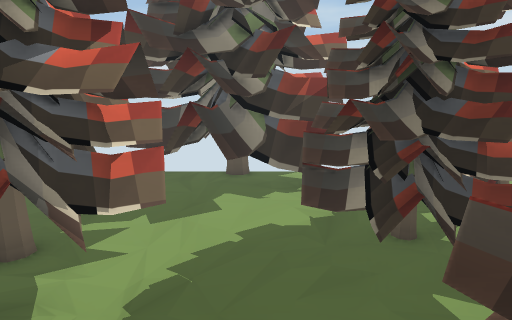
View 1 (above)

24 first-person views from a walk through a Unity game level. The camera is 1.5 m above the floor, tilts 10° down and sees 80° across. The floor is counted in squares, 0.5 m on a side. Each view is taken from the middle of a square. On the plan, view 1 faces up. The plan holds only what a view shows up to about 20 squares ahead; the rest is blank. The place goes on beyond the plan.

View 2
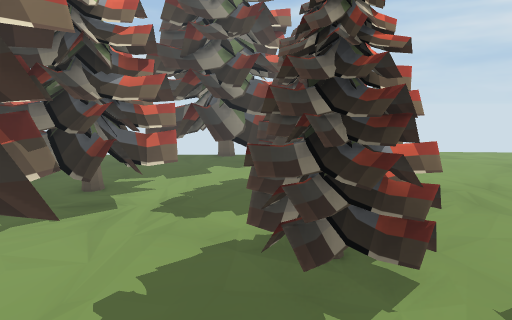

View 3
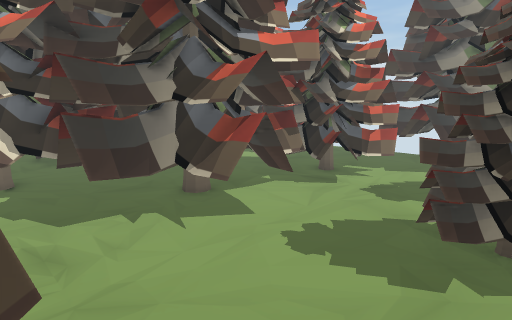

View 4
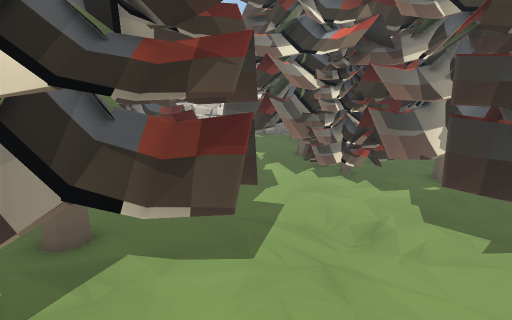

View 5
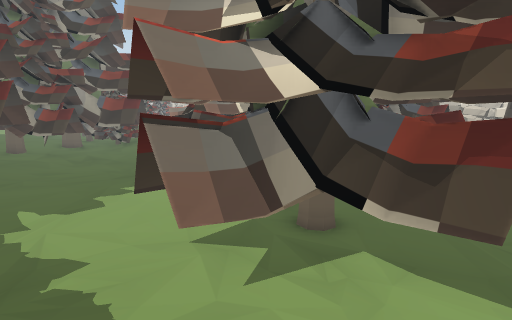

View 6
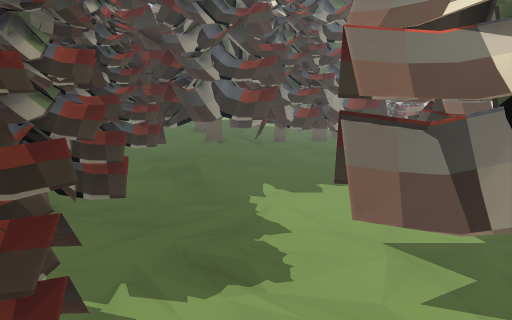

View 7
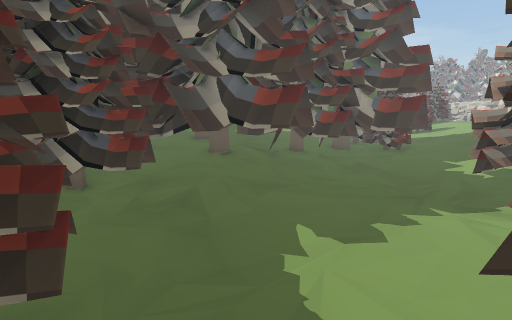

View 8
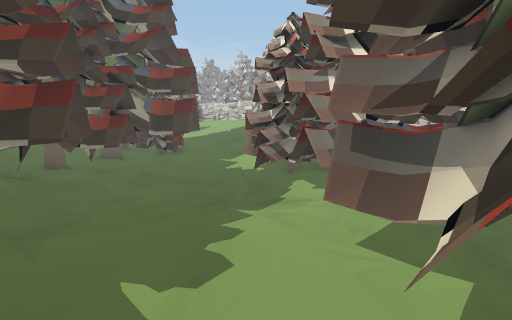

View 9
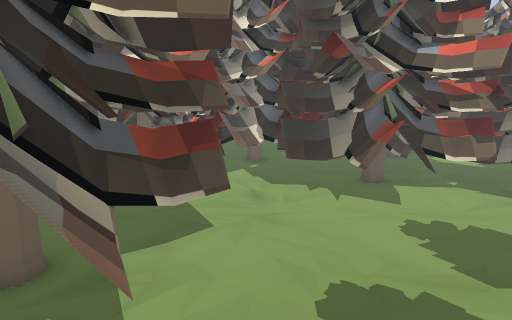

View 10
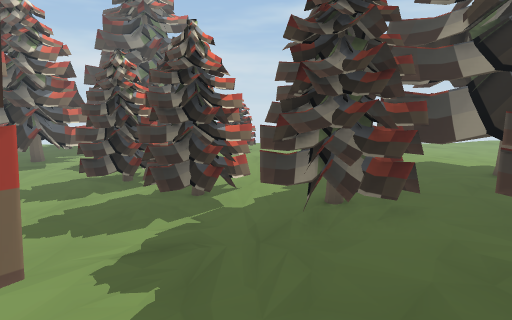

View 11
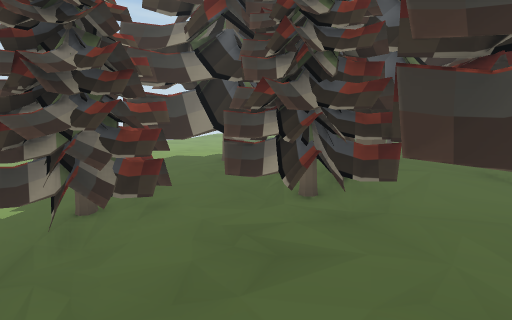

View 12
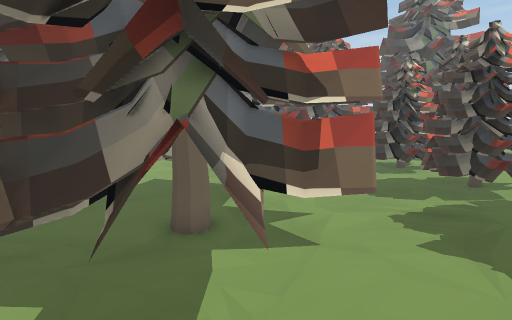

View 13
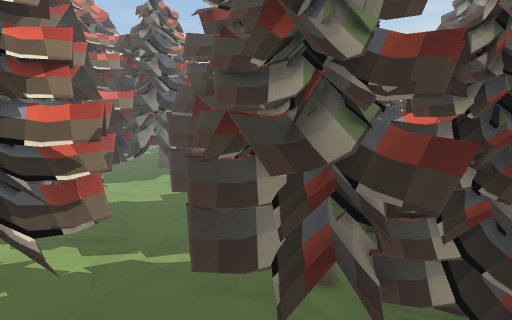

View 14
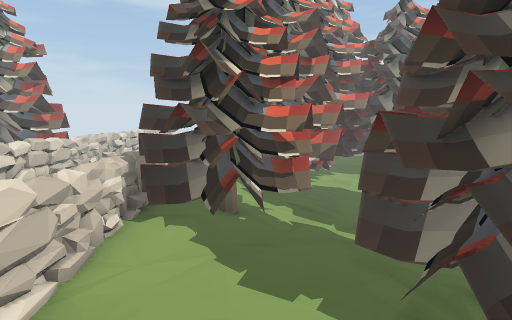

View 15
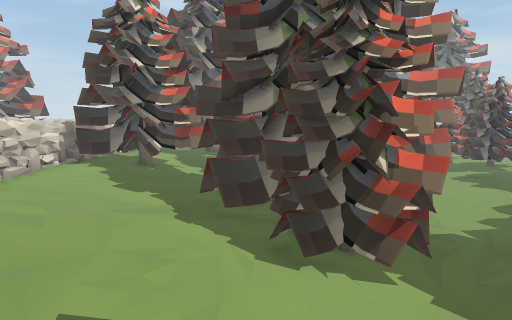

View 16
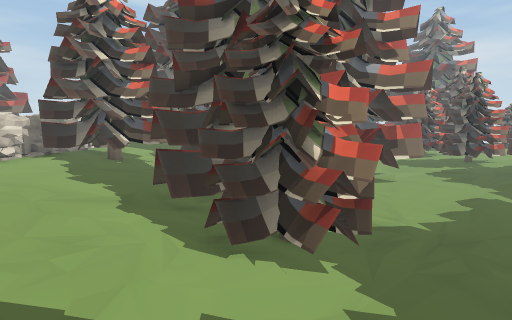

View 17
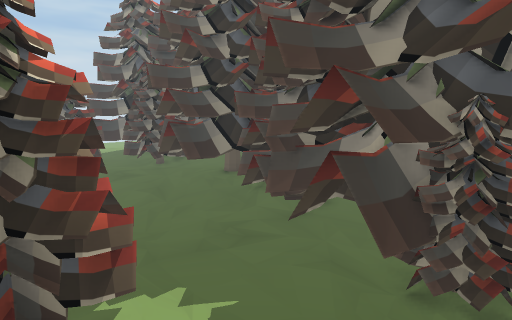

View 18
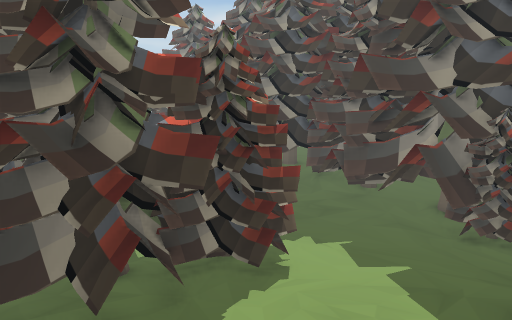

View 19
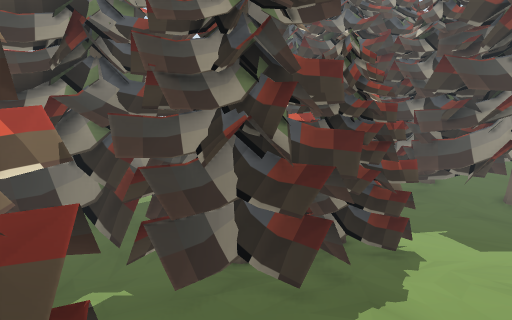

View 20
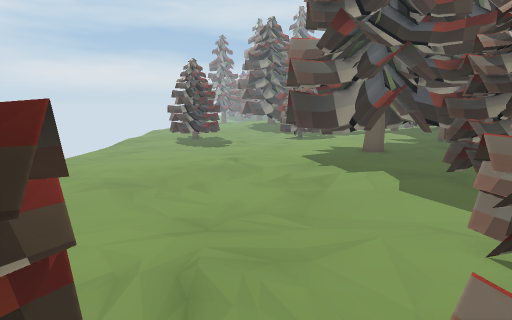

View 21
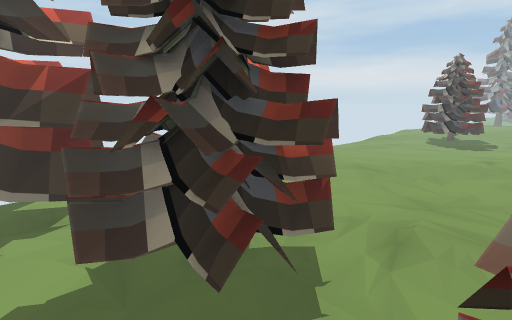

View 22
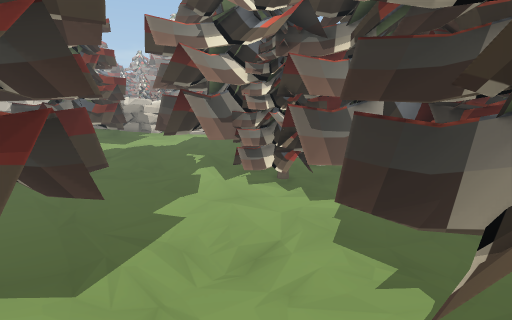

View 23
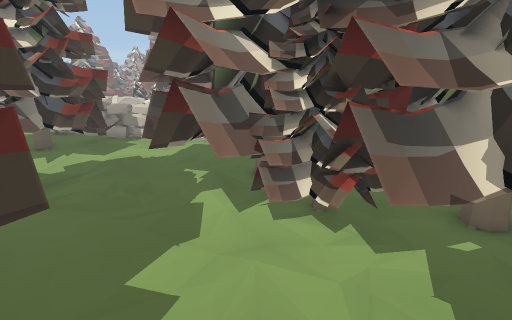

View 24
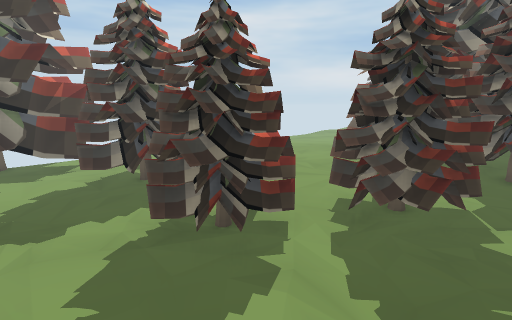

### Floor plan
Key: @ floor where view 1 was taken; # wall or solid block; . main floor; : floor 0.25 m higher than the main floor; + floor 0.5 m higher than the main floor; * floor 0.75 m higher than the main floor; % floor 1 m higher than the main floor; = window, fence, low wall or low ledge; ^ raised ledge; T pine tree; O other object.
Columns run from 10 left of view 1 to 25 right of it. Each row starts with its distance up from view 1.
 16        TT   TT
 15      TTTT TTTTT
 14      TTTTTTTTT
 13      TTTTTTTTT        ..... ....
 12      TTTTTTTTT        ..........
 11    ....TTTTTTT       ::..........
 10    ....TTTT...      ::::::::.....
  9 O    T .TT...T   OO::::::::::...
  8 O.   TTT...TTT     ::::::::::::..
  7  . TTTTTT..TTTTT :::::::::::::::..
  6  .TTTTTTT..TTTTT::::::::::::::::...
  5  . TTTTTT..TTTTT::::::::::::::::::..
  4 T. TTTTT.....TT.::::::::::::::::::::
  3 T..  TTT........:::::::::+::::::
  2   TTTTT....TTTT:::::::::++T:::::
  1    TTTT....TTTT::::::::++TTTT:::
  0    TTTTTT.@TTTT:T:::::+++TTTTT::
 -1   TTTTTTT...TTTTTTT::+TTTTTTTT +
 -2   TTTTTTT.....TTTTTTTTTTTTTTTT+++
 -3 T TTTTTT......TTTTTTTTTTTTTT  +++
 -4 TTTTTT.........TTTTTTTT+TTTT
 -5 TTTTTT...........:TTTTT+TTTTT
 -6 TTT..............::TTT+TTTTTT
 -7 TTTT.....TT...T..:::::+TTTTTT
 -8 TTTT....TTTTTTTT..::::TTTTTTTT
 -9 TTTT.....TTTTTTT..::::+TTT TT
-10  TTTT...TTTTTTTT..:::::TTTTT
-11  TTTTT.TTTTTTTT....::::TTTTTT
-12 TTTTTT.TTTTTTTTT...::::TTTTTT
-13 TTTT::..TTTTTTTT....::TTTT
-14 TTTT:::...TTTTTT....::TTTTT
-15 TTTT:::::..TTT.......:TTTTTTTT
-16  TTT+::::::TTTTT.....:::TTTTTT
-17  +++TTTT::TTTTTTT....:::TTTT T
-18  +++TTTTTTTTTTTTTT....TTTTTT
-19 ^=#TTTTTT+TTTTTTTT:...TTTTTT
-20 ===TTTTTT+TTTTTTTT::::TTTTT
-21 #==#TTTTT**TTTTTTT::::TTTTT
-22   =##TTT*****+++++::TTTTTTTT
-23     ==%********++++:TTTTTTT
-24     #==%%*******++++TTTTTTTT
-25 =     ===%%%*****++++TTT
-26 ==      ^ % %%****+++:TT

Where each view was taken, in squares from view 1:
view 1: 0 up, 0 right, facing up
view 2: 5 down, 1 right, facing up
view 3: 7 down, 3 right, facing up-left
view 4: 3 down, 3 right, facing down-left
view 5: 3 down, 3 right, facing down
view 6: 3 down, 2 right, facing down-right
view 7: 5 down, 5 right, facing down-right
view 8: 6 down, 7 right, facing down
view 9: 6 down, 7 right, facing left
view 10: 12 down, 8 right, facing up
view 11: 12 down, 8 right, facing up-right
view 12: 15 down, 8 right, facing up-left
view 13: 25 down, 1 right, facing up
view 14: 26 down, 3 right, facing up-left
view 15: 26 down, 9 right, facing up-left
view 16: 25 down, 10 right, facing up-left
view 17: 26 down, 5 right, facing up-right
view 18: 26 down, 0 right, facing up-right
view 19: 24 down, 3 left, facing up-right
view 20: 3 up, 2 right, facing right
view 21: 2 up, 0 right, facing up-right
view 22: 2 down, 0 right, facing down-left
view 23: 5 down, 2 left, facing down-left
view 24: 5 down, 2 left, facing up-right
